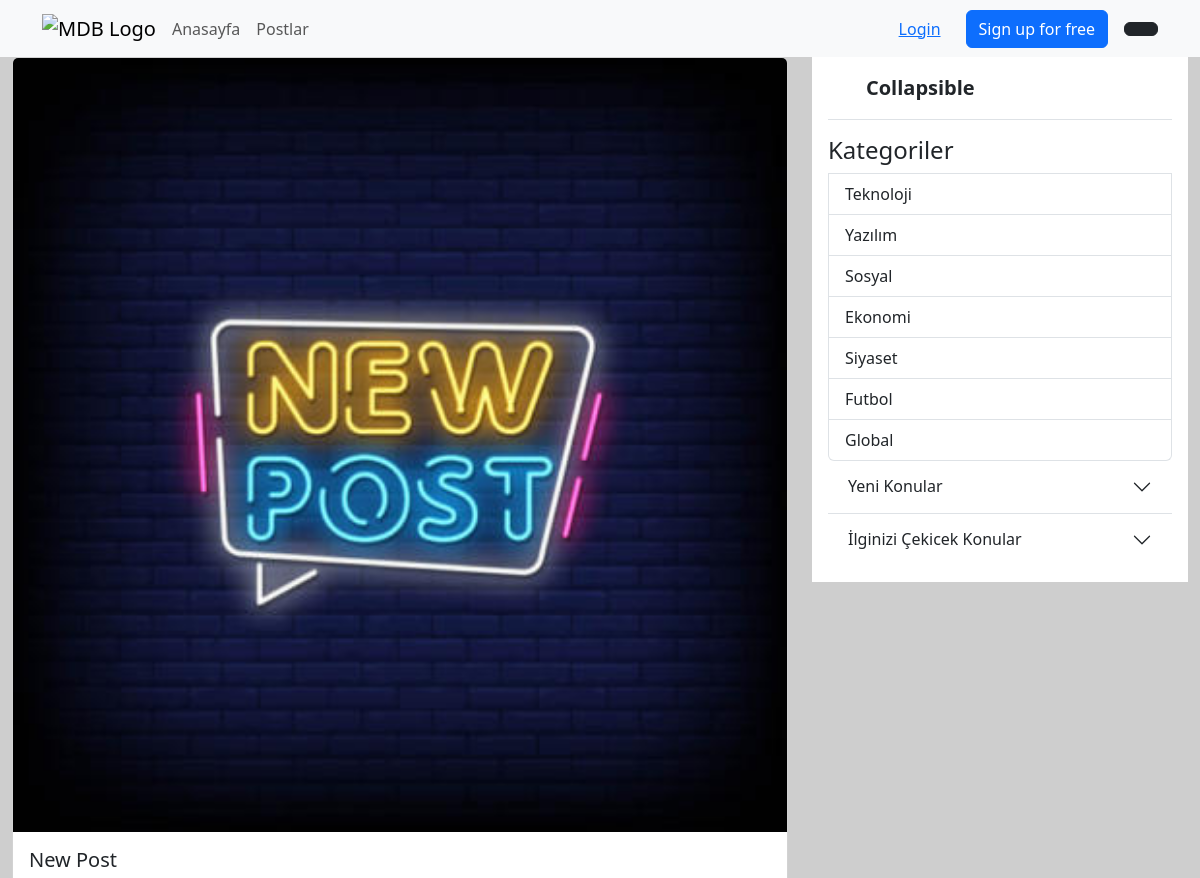
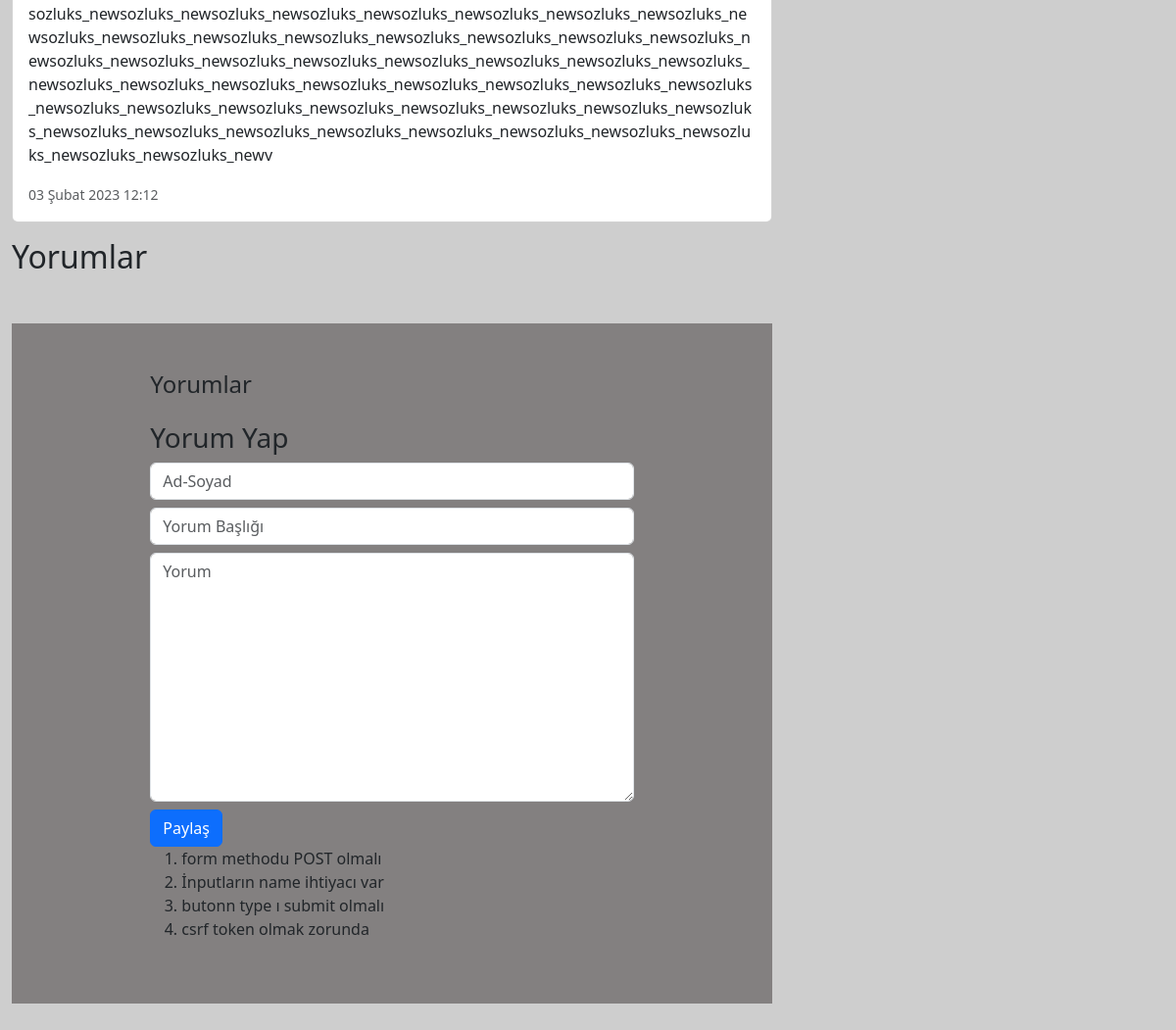
The page /detay/6/ on the database its author committed (2 pictures, top to bottom).
### appMy/models.py (models this page shows, shortened)
class Sozluk(models.Model):
    category = models.ForeignKey(Category, verbose_name=("Kategori"), on_delete=models.CASCADE,null=True)
    title = models.CharField(("Başlık"), max_length=50)
    text = models.TextField(("İçerik Yazısı"),max_length=2000)
    date_now = models.DateTimeField(("Tarih"), auto_now_add=True)
    image = models.FileField(("Fotoğraf"), upload_to='', max_length=100)

class Category(models.Model):
    title = models.CharField(("Kategori"), max_length=50)

### appMy/views.py (the view)
# urls.py: path('detay/<id>/',Detail),
def Detail(request,id):
    sozluk = Sozluk.objects.get(id=id)
    sozluks_new = Sozluk.objects.all().order_by("-date_now")[:3]
    sozluks_random = Sozluk.objects.all().order_by("?")[:3]
    categorys = Category.objects.all()
    comments = Comment.objects.filter(sozluk=sozluk)
    if request.method == "POST":
        user1 = request.POST["user"]
        title1 = request.POST["title"]
        text1 = request.POST["text"]
        comm = Comment(user=user1, title=title1, text=text1, sozluk=sozluk)
        comm.save()
    context={
        "sozluk": sozluk,
        "sozluks_new": sozluks_new,
        "sozluks_random": sozluks_random,
        "categorys": categorys,
        "comments":comments,
    }
    return render(request, 'detail.html',context)

### appMy/templates/detail.html (shortened to what this page needs)
{% extends 'base.html' %}
{% load static %}
{% block body %}
    <main>
        <div class="container-fluid">
            <div class="row">
                <div class="col-8">
                    <div class="card mb-3">
                        <img src="{{ sozluk.image.url }}" class="card-img-top" alt="...">
                        <div class="card-body">
                            <h5 class="card-title">{{ sozluk.title }}</h5>
                            <p class="card-text">{{ sozluk.text }}</p>
                            <p class="card-text"><small class="text-muted">{{ sozluk.date_now }}</small></p>
                        </div>
                    </div>
                    <h2>Yorumlar</h2>
                    <section style="background-color: #838080;">
                        <div class="container my-5 py-5 text-dark">
                          <div class="row d-flex justify-content-center">
                            <div class="col-md-12 col-lg-10 col-xl-8">
                              <div class="d-flex justify-content-between align-items-center mb-4">
                                <h4 class="text-dark mb-0">Yorumlar</h4>
                              </div>
                              <div class="col-12">
                                <h3>Yorum Yap</h3>
                                <form method="POST">
                                    <input type="text" class="form-control my-2" name="user" id="" placeholder="Ad-Soyad">
                                    <input type="text" class="form-control my-2" name="title" id="" placeholder="Yorum Başlığı">
                                    <textarea name="text" id="" cols="30" rows="10" class="form-control my-2" placeholder="Yorum"></textarea>
                                    <button type="submit" class="btn btn-primary">Paylaş</button>
                                </form>
                                <ol>
                                    <li>form methodu POST olmalı</li>
                                    <li>İnputların name ihtiyacı var</li>
                                    <li>butonn type ı submit olmalı</li>
                                    <li>csrf token olmak zorunda</li>
                                </ol>
                            </div>
                            </div>
                          </div>
                        </div>
                      </section>
                </div>
                {% include 'part/_sidenav.html' %}
            </div>
        </div>
    </main>
{% endblock body %}

### appMy/templates/part/_sidenav.html (shortened to what this page needs)
{% load static %}
<div class="col-4">
    <div class="flex-shrink-0 p-3 bg-white">
        <a href="/" class="d-flex align-items-center pb-3 mb-3 link-dark text-decoration-none border-bottom">
            <svg class="bi pe-none me-2" width="30" height="24">
                <use xlink:href="#bootstrap"></use>
            </svg>
            <span class="fs-5 fw-semibold">Collapsible</span>
        </a>
        <div class="list-group">
            <h4>Kategoriler</h4>
            {% for i in categorys %}
            <a href="/post/{{ i.id }}/" class="list-group-item list-group-item-action">{{ i.title }}</a>
            {% endfor %}
        </div>
        <div class="accordion accordion-flush" id="accordionFlushExample">
            <div class="accordion-item">
                <h2 class="accordion-header" id="flush-headingOne">
                    <button class="accordion-button collapsed" type="button" data-bs-toggle="collapse"
                        data-bs-target="#flush-collapseOne" aria-expanded="false" aria-controls="flush-collapseOne">
                        Yeni Konular
                    </button>
                </h2>
            </div>
            <div class="accordion-item">
                <h2 class="accordion-header" id="flush-heading2">
                    <button class="accordion-button collapsed" type="button" data-bs-toggle="collapse"
                        data-bs-target="#flush-collapse2" aria-expanded="false" aria-controls="flush-collapse2">
                        İlginizi Çekicek Konular
                    </button>
                </h2>
            </div>
        </div>
    </div>
</div>

### appMy/templates/base.html (style rules this page uses)
body { background: #cecece }

### rows shown on the page
Sozluk: image (picture), title "New Post", text "sozluks_newsozluks_newsozluks_newsozluks_newsozluks_newsozluks_newsozluks_newsozluks_newsozluks_newsozluks_newsozluks_newsozluks_newsozluks_newsozluks_newsozluks_newsozluks_newsozluks_newsozluks_newsozluks_newsozluks_newsozluks_newsozluks_newsozluks_newsozluks_newsozluks_newsozluks_newsozluks_newsozluks_newsozluks_newsozluks_newsozluks_newsozluks_newsozluks_newsozluks_newsozluks_newsozluks_newsozluks_newsozluks_newsozluks_newsozluks_newsozluks_newsozluks_newsozluks_newsozluks_newsozluks_newsozluks_newsozluks_newsozluks_newsozluks_newsozluks_newv", date_now "03 Şubat 2023 12:12"
Category: title "Teknoloji"
Category: title "Yazılım"
Category: title "Sosyal"
Category: title "Ekonomi"
Category: title "Siyaset"
Category: title "Futbol"
Category: title "Global"
